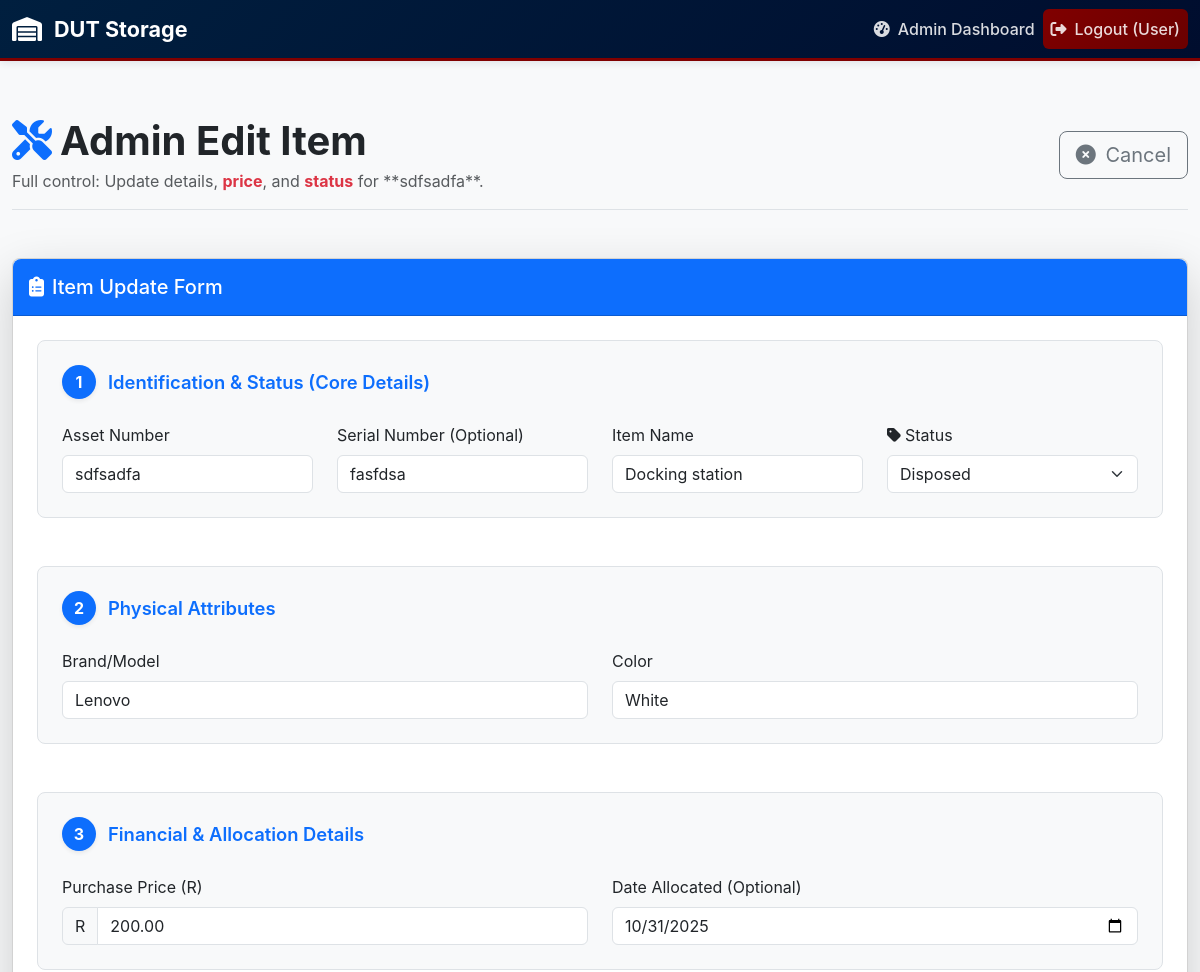
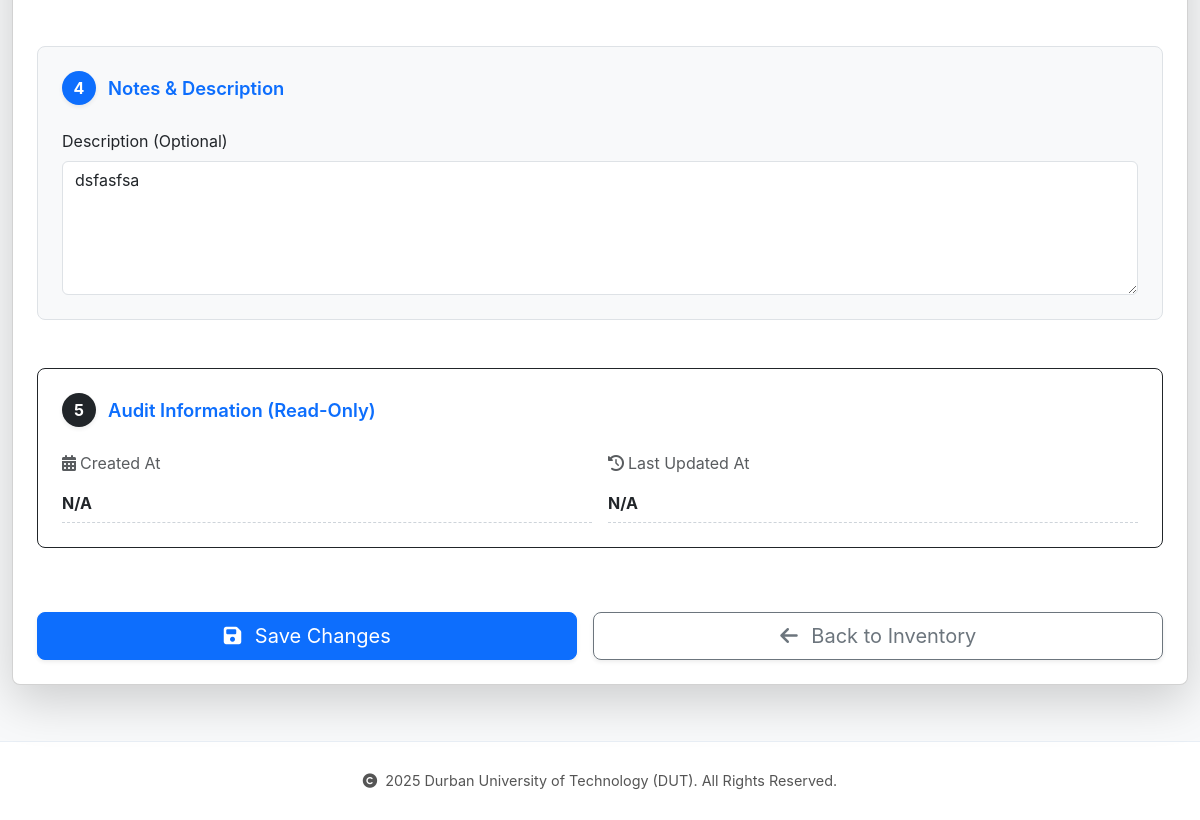
The page /admin/item/6/edit (signed in) on the database its author committed (2 pictures, top to bottom).
### app/models.py (models this page shows, shortened)
class Item(db.Model):
    __tablename__ = 'item'
    item_id = db.Column(db.Integer, primary_key=True)
    asset_number = db.Column(db.String(100), unique=True, nullable=False)
    serial_number = db.Column(db.String(100), nullable=True)
    name = db.Column(db.String(120), nullable=False)
    description = db.Column(db.Text, nullable=True)
    color = db.Column(db.String(50), nullable=True)
    brand = db.Column(db.String(50), nullable=True)
    status = db.Column(SQLAlchemyEnum(ItemStatus), default=ItemStatus.ACTIVE, nullable=False)
    capture_date = db.Column(db.DateTime, default=datetime.utcnow, nullable=False)
    disposal_reason = db.Column(db.Text, nullable=True)
    allocated_date = db.Column(db.Date, nullable=True)
    price = db.Column(db.Numeric(12, 2), nullable=True)
    data_capturer_id = db.Column(db.Integer, db.ForeignKey('data_capturer.data_capturer_id'), nullable=True)
    room_id = db.Column(db.Integer, db.ForeignKey('room.room_id'), nullable=False)
    disposed_by_admin_id = db.Column(db.Integer, db.ForeignKey('admin.admin_id'), nullable=True)
    disposed_by_admin = db.relationship('Admin', foreign_keys=[disposed_by_admin_id], backref='disposed_items')

### app/routes/admin_routes.py (the view, shortened to what this page needs)
@admin_bp.route('/item/<int:item_id>/edit', methods=['GET', 'POST'])
@login_required
def edit_item(item_id):
    item = Item.query.get_or_404(item_id)
    form = EditItemForm(obj=item)
    form.status.choices = [
        (status.name, status.value)
        for status in ItemStatus
    ]
    if request.method == 'GET':
        form.status.data = item.status.name
    return render_template(
        'admin/edit_item.html',
        item=item,
        form=form,
        title=f'Edit Item: {item.asset_number}'
    )

### app/__init__.py (called while the page is built)
@login_manager.user_loader
def load_user(user_id):
    user_type, _, user_actual_id = user_id.partition('-')
    if user_type == 'A':
        return Admin.query.get(int(user_actual_id))
    elif user_type == 'D':
        return DataCapturer.query.get(int(user_actual_id))
    return None

### app/models.py (called while the page is built)
    @property
    def is_admin(self):
        return True

### app/templates/admin/edit_item.html (shortened to what this page needs)
{% extends "base.html" %}
{% block content %}
<div class="container-fluid py-4">
    <div class="header-section mb-5 border-bottom pb-3">
        <div class="d-flex justify-content-between align-items-center">
            <div class="header-content">
                <h1 class="display-6 fw-bold mb-1">
                    <i class="fas fa-tools text-primary me-2"></i>Admin Edit Item
                </h1>
                <p class="text-muted mb-0">Full control: Update details, <strong class="text-danger">price</strong>, and <strong class="text-danger">status</strong> for **{{ item.asset_number }}**.</p>
            </div>
            <a href="{{ url_for('admin.view_inventory') }}" class="btn btn-outline-secondary btn-lg flex-shrink-0">
                <i class="fas fa-times-circle me-1"></i> Cancel
            </a>
        </div>
    </div>
    <div class="card shadow-lg rounded-3">
        <div class="card-header bg-primary text-white p-3 rounded-top-3">
            <h5 class="mb-0">
                <i class="fas fa-clipboard-list me-2"></i>Item Update Form
            </h5>
        </div>
        <div class="card-body p-4">
            <form method="POST">
                <div class="form-section mb-5 p-4 border rounded-3 bg-light">
                    <div class="form-section-header mb-4">
                        <span class="step-number bg-primary text-white shadow-sm">1</span>
                        Identification & Status (Core Details)
                    </div>
                    <div class="row g-4">
                        <div class="col-md-6 col-lg-3 col-12">
                            <div class="form-group">
                                {{ form.asset_number.label(class="form-label") }}
                                {{ form.asset_number(class="form-control" + (" is-invalid" if form.asset_number.errors else ""), readonly=False, disabled=False) }}
                            </div>
                        </div>
                        <div class="col-md-6 col-lg-3 col-12">
                            <div class="form-group">
                                {{ form.serial_number.label(class="form-label") }}
                                {{ form.serial_number(class="form-control" + (" is-invalid" if form.serial_number.errors else "")) }}
                            </div>
                        </div>
                        <div class="col-md-6 col-lg-3 col-12">
                            <div class="form-group">
                                {{ form.name.label(class="form-label") }}
                                {{ form.name(class="form-control" + (" is-invalid" if form.name.errors else "")) }}
                            </div>
                        </div>
                        <div class="col-md-6 col-lg-3 col-12">
                            <div class="form-group">
                                <label for="{{ form.status.id }}" class="form-label">
                                    <i class="fas fa-tag me-1"></i>Status
                                </label>
                                {{ form.status(class="form-select" + (" is-invalid" if form.status.errors else "")) }}
                            </div>
                        </div>
                    </div>
                </div>
                <div class="form-section mb-5 p-4 border rounded-3 bg-light">
                    <div class="form-section-header mb-4">
                        <span class="step-number bg-primary text-white shadow-sm">2</span>
                        Physical Attributes
                    </div>
                    <div class="row g-4">
                        <div class="col-md-6 col-12">
                            <div class="form-group">
                                {{ form.brand.label(class="form-label") }}
                                {{ form.brand(class="form-control" + (" is-invalid" if form.brand.errors else "")) }}
                            </div>
                        </div>
                        <div class="col-md-6 col-12">
                            <div class="form-group">
                                {{ form.color.label(class="form-label") }}
                                {{ form.color(class="form-control" + (" is-invalid" if form.color.errors else "")) }}
                            </div>
                        </div>
                    </div>
                </div>
                <div class="form-section mb-5 p-4 border rounded-3 bg-light">
                    <div class="form-section-header mb-4">
                        <span class="step-number bg-primary text-white shadow-sm">3</span>
                        Financial & Allocation Details
                    </div>
                    <div class="row g-4">
                        <div class="col-md-6 col-12">
                            <div class="form-group">
                                {{ form.price.label(class="form-label") }}
                                <div class="input-group">
                                    <span class="input-group-text">R</span>
                                    {{ form.price(class="form-control" + (" is-invalid" if form.price.errors else ""), readonly=False, disabled=False) }}
                                </div>
                            </div>
                        </div>
                        <div class="col-md-6 col-12">
                            <div class="form-group">
                                {{ form.allocated_date.label(class="form-label") }}
                                {{ form.allocated_date(class="form-control" + (" is-invalid" if form.allocated_date.errors else "")) }}
                            </div>
                        </div>
                    </div>
                </div>
                <div class="form-section mb-5 p-4 border rounded-3 bg-light">
                    <div class="form-section-header mb-4">
                        <span class="step-number bg-primary text-white shadow-sm">4</span>
                        Notes & Description
                    </div>
                    <div class="row g-3">
                        <div class="col-12">
                            <div class="form-group">
                                {{ form.description.label(class="form-label") }}
                                {{ form.description(class="form-control" + (" is-invalid" if form.description.errors else ""), rows="5", placeholder="Detailed description, condition notes, or maintenance history...") }}
                            </div>
                        </div>
                    </div>
                </div>
                <div class="form-section mb-5 p-4 border rounded-3 border-dark bg-white">
                    <div class="form-section-header mb-4">
                        <span class="step-number bg-dark text-white shadow-sm">5</span>
                        Audit Information (Read-Only)
                    </div>
                    <div class="row g-3">
                        <div class="col-md-6 col-12">
                            <label class="form-label text-muted"><i class="fas fa-calendar-alt me-1"></i>Created At</label>
                            <p class="form-control-plaintext fw-bold">{{ item.created_at or 'N/A' }}</p>
                        </div>
                        <div class="col-md-6 col-12">
                            <label class="form-label text-muted"><i class="fas fa-history me-1"></i>Last Updated At</label>
                            <p class="form-control-plaintext fw-bold">{{ item.updated_at or 'N/A' }}</p>
                        </div>
                    </div>
                </div>
                <div class="d-flex justify-content-between pt-3">
                    <button type="submit" class="btn btn-primary btn-lg flex-grow-1 me-3 shadow-sm hover-grow">
                        <i class="fas fa-save me-2"></i> Save Changes
                    </button>
                    <a href="{{ url_for('admin.view_inventory') }}" class="btn btn-outline-secondary btn-lg flex-grow-1 shadow-sm hover-grow">
                        <i class="fas fa-arrow-left me-2"></i> Back to Inventory
                    </a>
                </div>
            </form>
        </div>
    </div>
</div>
{% endblock %}

### app/templates/base.html (style rules this page uses)
:root { --dut-primary: #001F3F; --dut-accent: #800000; --text-primary: #1a1a1a; --text-secondary: #555; --border-color: #e8eef5; }
* { margin: 0; padding: 0; box-sizing: border-box; }
html, body { height: 100%; font-family: -apple-system, BlinkMacSystemFont, "Segoe UI", Roboto, "Helvetica Neue", Arial, sans-serif; }
body { display: flex; flex-direction: column; min-height: 100vh; background: #f8f9fa; }

### app/templates/admin/edit_item.html (style rules this page uses)
.form-section-header { font-weight: 600; font-size: 1.15rem; color: var(--bs-primary); display: flex; align-items: center; margin-bottom: 1rem; }
.step-number { display: inline-block; width: 34px; height: 34px; line-height: 34px; text-align: center; border-radius: 50%; margin-right: 12px; font-size: 1rem; font-weight: bold; }
.form-control-plaintext { padding-top: calc(0.375rem + 1px); padding-bottom: calc(0.375rem + 1px); margin-bottom: 0; line-height: 1.5; border-bottom: 1px dashed var(--bs-gray-400); }

### rows shown on the page
Item: asset_number "sdfsadfa", serial_number "fasfdsa", name "Docking station", status "Disposed", brand "Lenovo", color "White", price "200.00", allocated_date "10/31/2025", description "dsfasfsa"

### other values the page prints
{{ current_user.full_name or 'User' }} "User"
{{ item.created_at or 'N/A' }} "N/A"
{{ item.updated_at or 'N/A' }} "N/A"
